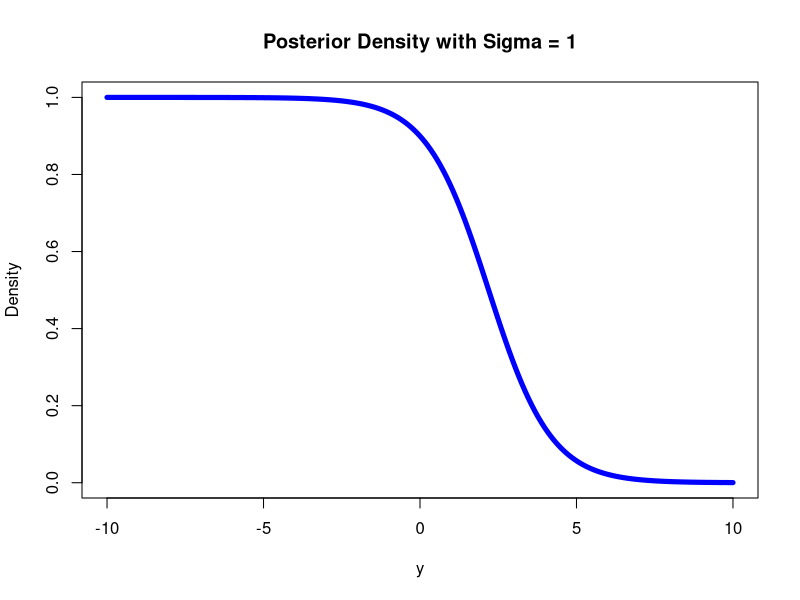
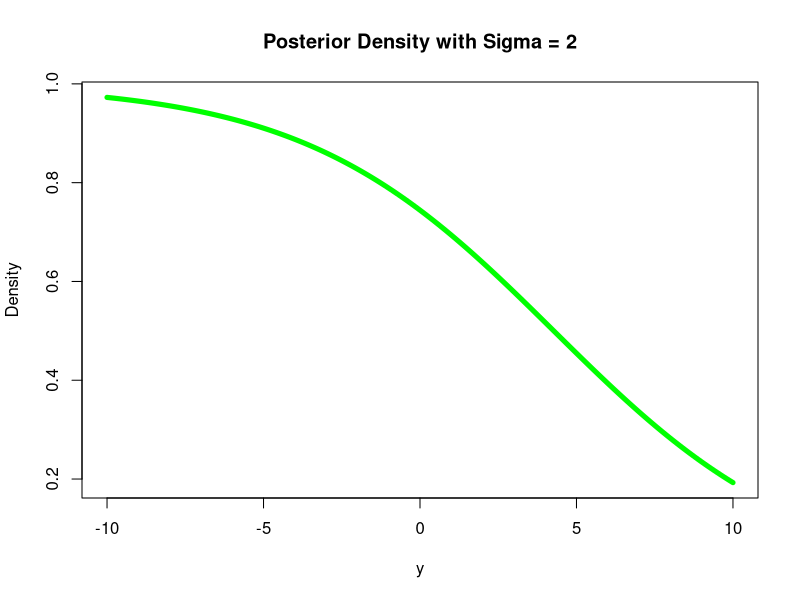
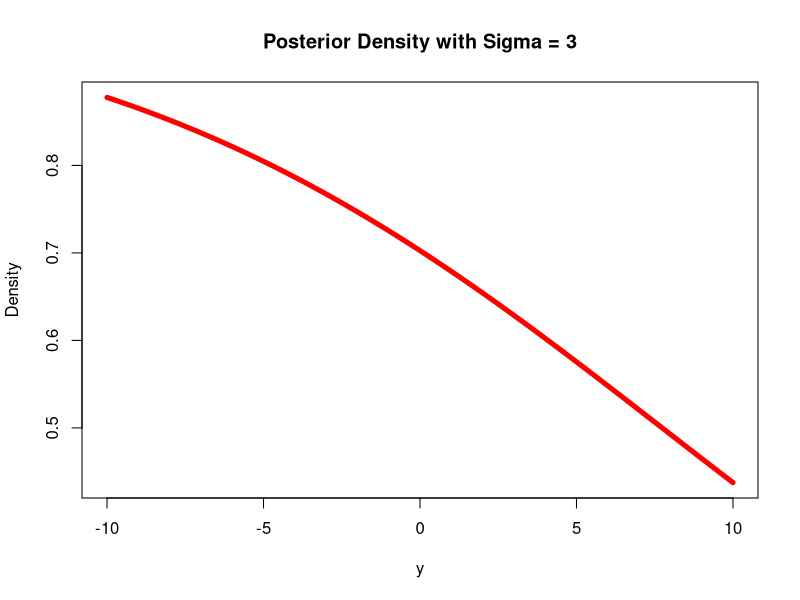
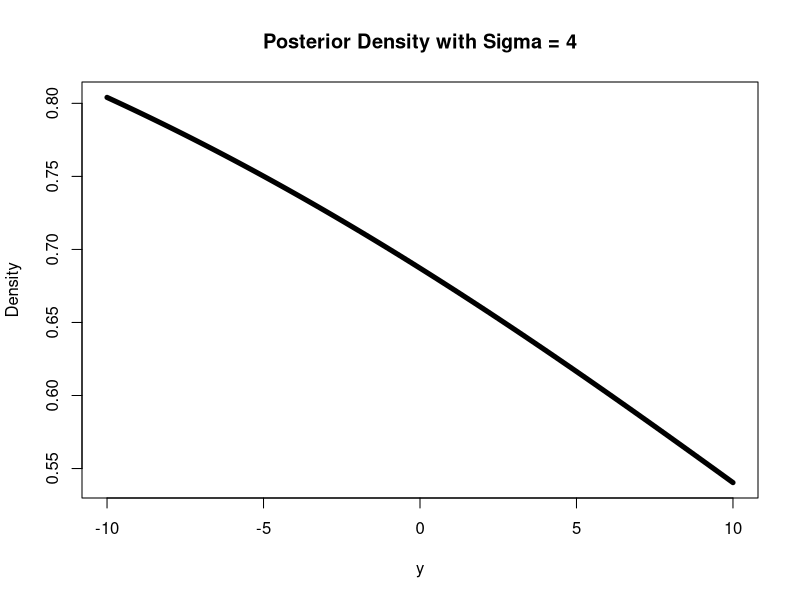
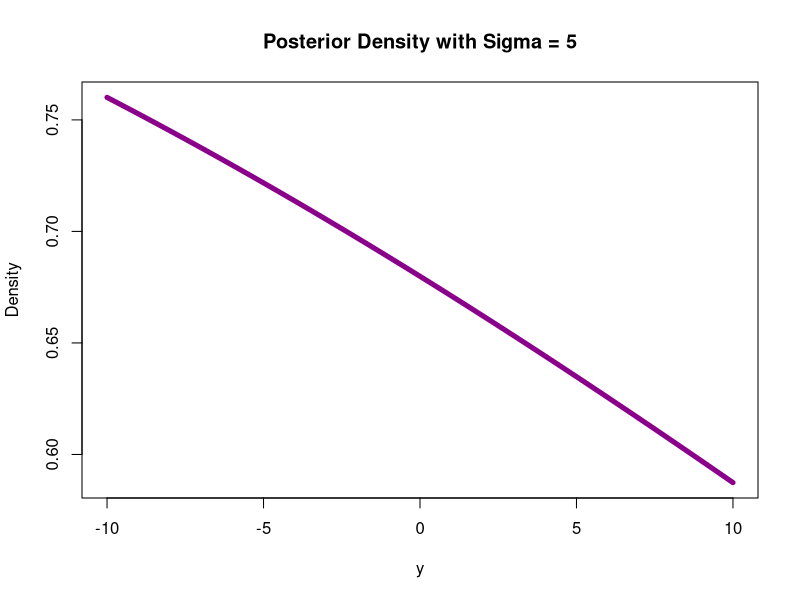
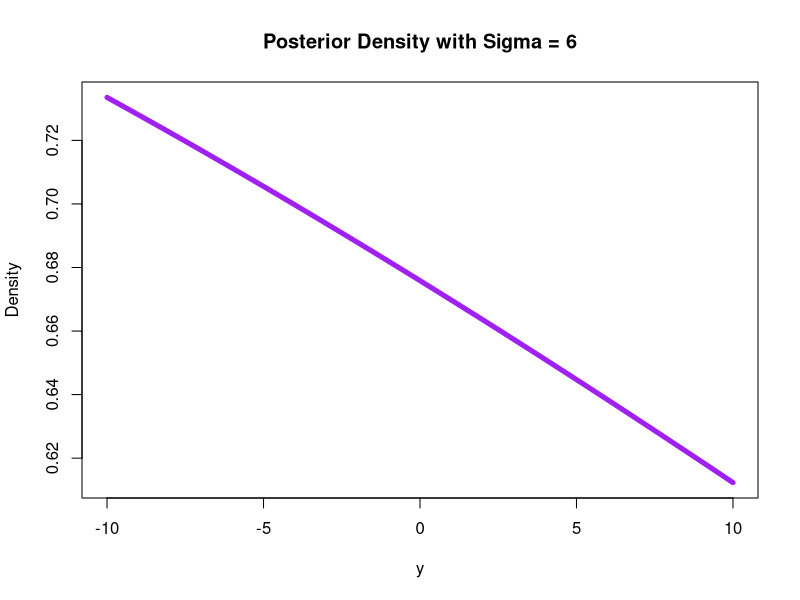
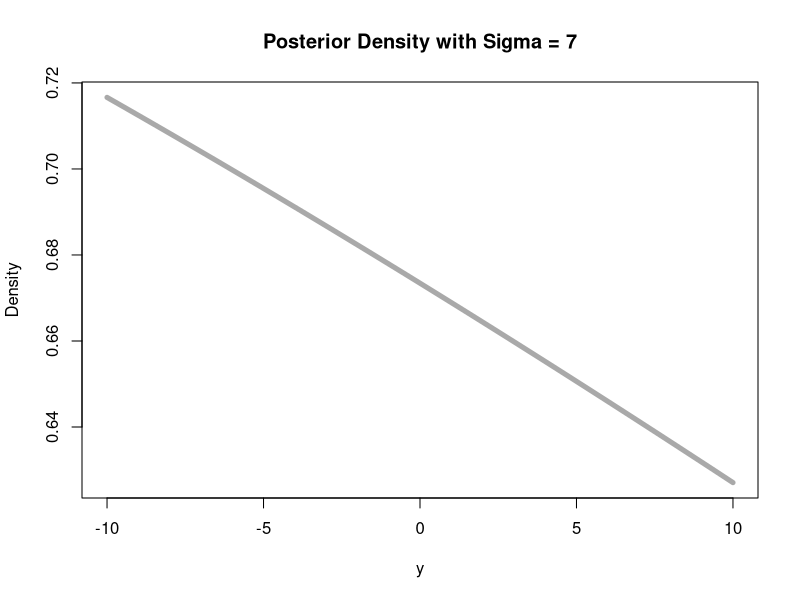
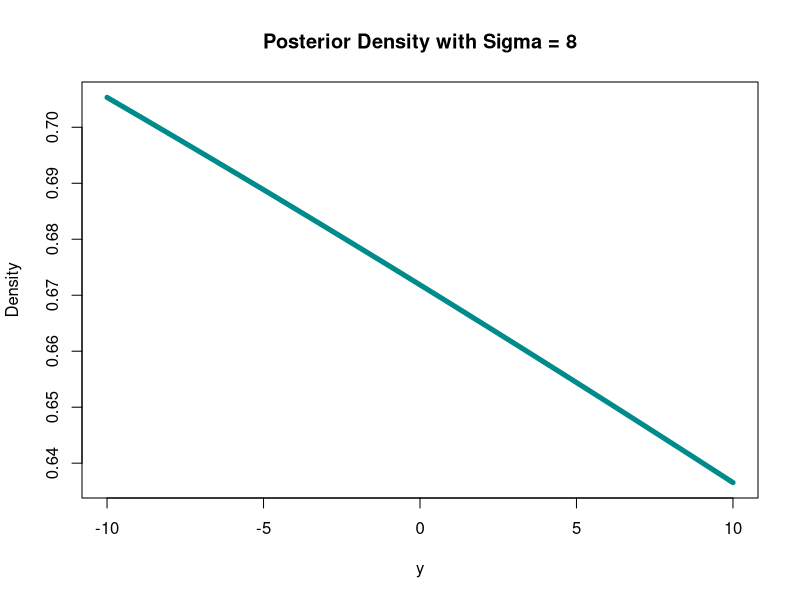

These figures' R source, in order:
#Set domain
domain <- seq(-10,10,length.out = 200)

#Plots
data1 <- 0.5*(dnorm(domain, 1,1))/(0.5*(dnorm(domain,1,1) + 0.5*dnorm(domain,2,1)))
plot(domain, data1, type="l", col="blue", lwd=5, xlab="y", ylab = "Density",
     main="Posterior Density with Sigma = 1")

data2 <- 0.5*(dnorm(domain, 1,2))/(0.5*(dnorm(domain,1,2) + 0.5*dnorm(domain,2,2)))
plot(domain, data2, type="l", col="green", lwd=5, xlab="y", ylab = "Density", 
     main="Posterior Density with Sigma = 2")

data3 <- 0.5*(dnorm(domain, 1,3))/(0.5*(dnorm(domain,1,3) + 0.5*dnorm(domain,2,3)))
plot(domain, data3, type="l", col="red", lwd=5, xlab="y", ylab = "Density",
     main="Posterior Density with Sigma = 3")

data4 <- 0.5*(dnorm(domain, 1,4))/(0.5*(dnorm(domain,1,4) + 0.5*dnorm(domain,2,4)))
plot(domain, data4, type="l", col="black", lwd=5, xlab="y", ylab = "Density",
     main="Posterior Density with Sigma = 4")

data5 <- 0.5*(dnorm(domain, 1,5))/(0.5*(dnorm(domain,1,5) + 0.5*dnorm(domain,2,5)))
plot(domain, data5, type="l", col="darkmagenta", lwd=5, xlab="y", ylab = "Density",
     main="Posterior Density with Sigma = 5")

data6 <- 0.5*(dnorm(domain, 1,6))/(0.5*(dnorm(domain,1,6) + 0.5*dnorm(domain,2,6)))
plot(domain, data6, type="l", col="purple", lwd=5, xlab="y", ylab = "Density",
     main="Posterior Density with Sigma = 6")

data7 <- 0.5*(dnorm(domain, 1,7))/(0.5*(dnorm(domain,1,7) + 0.5*dnorm(domain,2,7)))
plot(domain, data7, type="l", col="darkgray", lwd=5, xlab="y", ylab = "Density",
     main="Posterior Density with Sigma = 7")

data8 <- 0.5*(dnorm(domain, 1,8))/(0.5*(dnorm(domain,1,8) + 0.5*dnorm(domain,2,8)))
plot(domain, data8, type="l", col="cyan4", lwd=5, xlab="y", ylab = "Density",
     main="Posterior Density with Sigma = 8")

data9 <- 0.5*(dnorm(domain, 1,9))/(0.5*(dnorm(domain,1,9) + 0.5*dnorm(domain,2,9)))
plot(domain, data9, type="l", col="darkred", lwd=5, xlab="y", ylab = "Density",
     main="Posterior Density with Sigma = 9")

data10 <- 0.5*(dnorm(domain, 1,10))/(0.5*(dnorm(domain,1,10) + 0.5*dnorm(domain,2,10)))
plot(domain, data10, type="l", col="darkgreen", lwd=5, xlab="y", ylab = "Density",
     main="Posterior Density with Sigma = 10")

#Combine all plots
library(ggplot2)
df = data.frame(y=c(replicate(10, "y")),Probability=c(data1,data2,data3, data4, 
                                                        data5, data6, data7, data8, 
                                                        data9, data10),
                sigma=rep(c("sigma = 1","sigma = 2","sigma = 3","sigma = 4",
                            "sigma = 5", "sigma = 6", "sigma = 7", "sigma = 8",
                            "sigma = 9", "sigma = 10"),each=200))

ggplot(df,aes(x=y,y=Probability,color=sigma))+geom_line()+theme_bw()+ylab("p(theta=1|y)")
